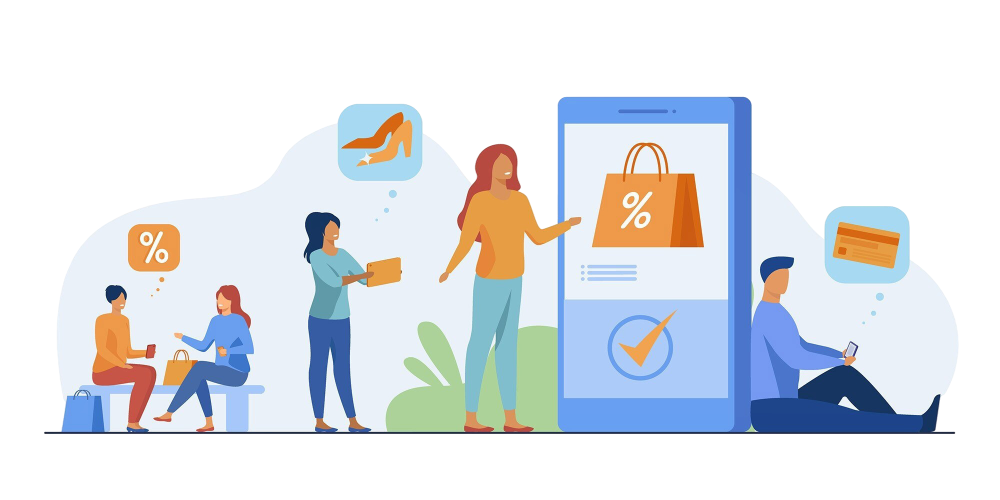
#> input picture templates/auth/image.png, 2000 x 1000 px (shown at 1/2 size)
$ python -i image_utils.py   (imports and definitions only)
#> lines starting #> are read from the running program, lines starting #| are printed output that depends on the picture
from PIL import Image, ImageOps
import os
from typing import Optional, Tuple
from django.conf import settings
import uuid

# [64 lines left out: function process_uploaded_image, not called in this run]

def create_profile_image(image, max_size: Tuple[int, int] = (400, 400)) -> dict:
    """
    Process profile image with square crop and resize
    """
#> called with image = '../../templates/auth/image.png', max_size = (400, 400)
    try:
        # Open and process image
        img = Image.open(image)
#> img is the input picture: PIL image 2000x1000 RGBA; mean R, G, B, A 92.3, 96.6, 102, 120.6

        # Convert to RGB if necessary
        if img.mode in ('RGBA', 'P'):
            img = img.convert('RGB')
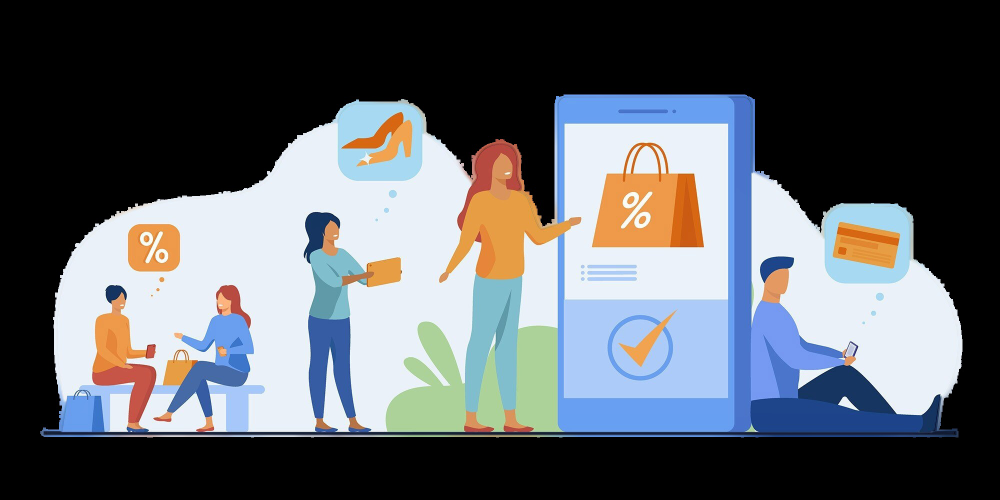
#> img: PIL image 2000x1000 RGB (shown at 1/2 size); mean R, G, B 92.3, 96.6, 102

        # Auto-orient image
        img = ImageOps.exif_transpose(img)

        # Create square crop (centered)
        width, height = img.size
#> width = 2000; height = 1000
        min_dim = min(width, height)
#> min_dim = 1000
        left = (width - min_dim) // 2
#> left = 500
        top = (height - min_dim) // 2
#> top = 0
        img = img.crop((left, top, left + min_dim, top + min_dim))
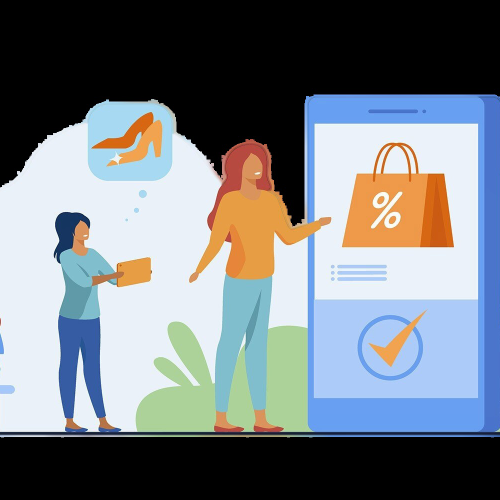
#> img: PIL image 1000x1000 RGB (shown at 1/2 size); mean R, G, B 118.2, 124.8, 130.2

        # Resize to max size
        img.thumbnail(max_size, Image.Resampling.LANCZOS)
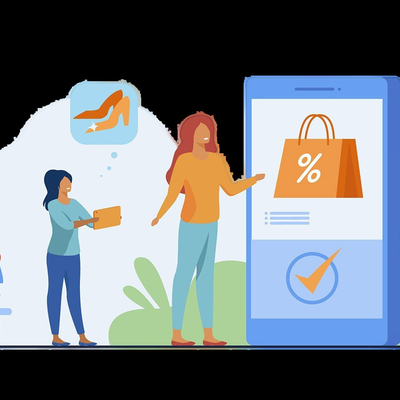
#> img: PIL image 400x400 RGB; mean R, G, B 118.3, 124.8, 130.3

        # Generate unique filename
        original_filename = str(image.name)
        file_extension = original_filename.split('.')[-1].lower()
        unique_filename = f"{uuid.uuid4()}.{file_extension}"

        # Create path
        media_root = os.path.join(settings.BASE_DIR, 'media')
        profile_dir = os.path.join(media_root, 'profile_images')
        os.makedirs(profile_dir, exist_ok=True)

        # Save image
        profile_path = os.path.join(profile_dir, unique_filename)
        img.save(profile_path, 'JPEG', quality=85, optimize=True)

        return {
            'success': True,
            'filename': unique_filename,
            'path': f"profile_images/{unique_filename}",
            'size': os.path.getsize(profile_path),
            'dimensions': img.size
        }

    except Exception as e:
        return {
            'success': False,
            'error': str(e)
        }

>>> result = create_profile_image('../../templates/auth/image.png')
